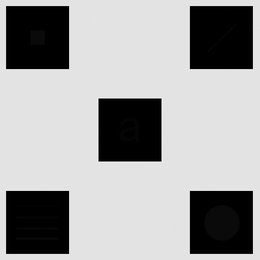
%> input picture DIP3E_CH03/figures/fig0326.tif, 260 x 260 px, shrunk from 512 x 512 before the run
$ octave q3_26.m   (GNU Octave 9; MATLAB toolbox functions it lacks are replaced by stand-ins)
%> lines starting %> are read from the running program, lines starting %| are printed output that depends on the picture
%%Figura 3.26
src = imread('fig0326.tif');
%> src is the input picture: size 260x260 uint8; min 0, max 248, mean 160.8

im_b = histeq(src);
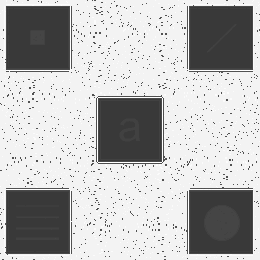
%> im_b: size 260x260 uint8; min 57, max 255, mean 182.4

im_c = blkproc(src,[3 3], @histeq);
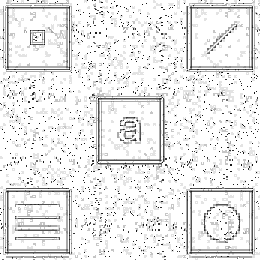
%> im_c: size 260x260 uint8; min 24, max 255, mean 233.8

figure;
subplot(1,3,1);
imshow(src);
subplot(1,3,2);
imshow(im_b);
subplot(1,3,3);
imshow(im_c);

$ run again, with DIP3E_CH03/figures/fig0309.tif copied over DIP3E_CH03/figures/fig0326.tif
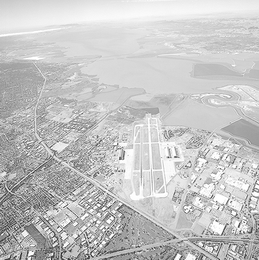
%> input picture DIP3E_CH03/figures/fig0309.tif, 259 x 260 px, shrunk from 765 x 769 before the run
%> src is the input picture: size 260x259 uint8; min 36, max 255, mean 197.1
%> `im_b = histeq(src);`:
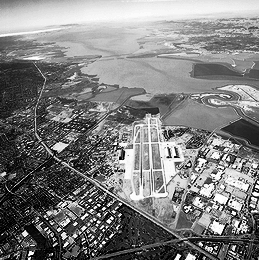
%> im_b: size 260x259 uint8; min 0, max 255, mean 126.9
%> `im_c = blkproc(src,[3 3], @histeq);`:
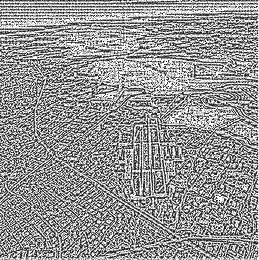
%> im_c: size 260x259 uint8; min 24, max 255, mean 149.3

$ run again, with DIP3E_CH03/figures/fig0310.tif copied over DIP3E_CH03/figures/fig0326.tif
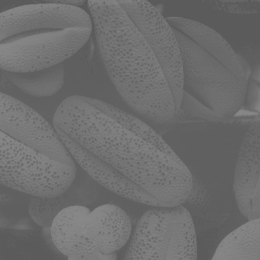
%> input picture DIP3E_CH03/figures/fig0310.tif, 260 x 260 px, shrunk from 889 x 889 before the run
%> src is the input picture: size 260x260 uint8; min 89, max 136, mean 109.1
%> `im_b = histeq(src);`:
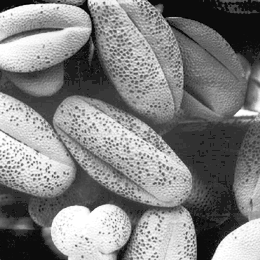
%> im_b: size 260x260 uint8; min 0, max 255, mean 129.6
%> `im_c = blkproc(src,[3 3], @histeq);`:
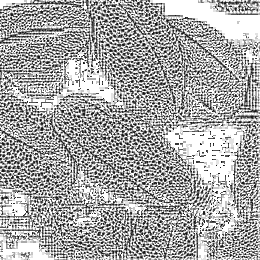
%> im_c: size 260x260 uint8; min 24, max 255, mean 168.5

$ run again, with DIP3E_CH03/figures/fig0312.tif copied over DIP3E_CH03/figures/fig0326.tif
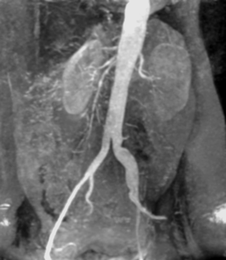
%> input picture DIP3E_CH03/figures/fig0312.tif, 226 x 260 px, shrunk from 720 x 828 before the run
%> src is the input picture: size 260x226 uint8; min 0, max 233, mean 103.5
%> `im_b = histeq(src);`:
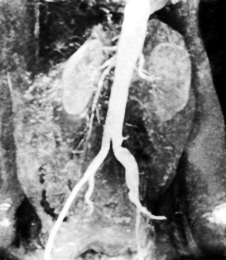
%> im_b: size 260x226 uint8; min 0, max 255, mean 126.5
%> `im_c = blkproc(src,[3 3], @histeq);`:
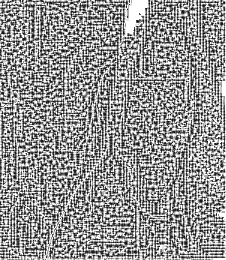
%> im_c: size 260x226 uint8; min 24, max 255, mean 149.2
